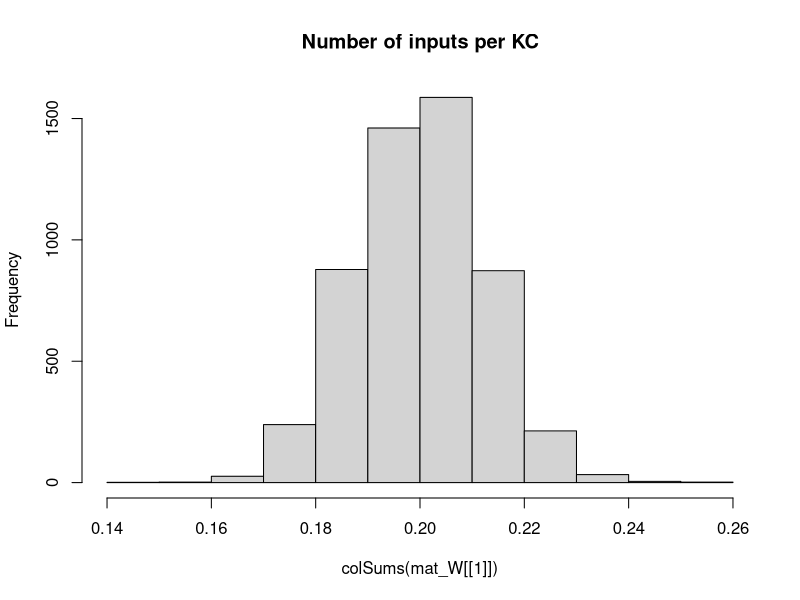

This figure's R source: (Note: this script raises an error after producing the figure.)
## Development Code for Willsaw NN image recognition of zfish larva
## KL 2021
## I will implement a MB random kernel NN as in my Ant Navigation paper 
## This Files Trains the weights of  2 Layer Net : Random Expansion Feature Layer (Random Kernel Trick) -> Perceptron Output neuron 
## The connections in L1 Random Sparse Net are data independent, while L2 wights are trained via +ve larva head template samples to filter patterns that look like larva
## The input images are labeled as Fish and non fish according to the folder they are placed.
# Output is saved as pgm images which are then loaded by tracker software so as to implemend the simple classifier net implemended here 

library("pixmap")
library("yaml")


## Initialiaze the random Weight vector of an L1 (KC) neuron  
init_random_W <- function(m,p){
  # Draw random Number N of Sampled Inputs From Binomial
  n <- rbinom(1,NROW(m),p)
  ## Set N random synapses as inputs to KC
  idx <- sample(1:NROW(m),n)
  
  m[idx] <- 1/NROW(m)
  return (m)
}

## Sigmoid//logistic Transfer Function
N_transfer <- function(activation)
{
  return (1/(1+exp(-activation)))
}


## Derivative Sigmoid/logistic Transfer Function
N_transfer_D <- function(activation)
{
  return (N_transfer(activation)*(1-N_transfer(activation)) )
}

N_activation <- function(X,W,B)
{
  ## If more Than Half input units (based on Avg inputs) is active - then activate KC
  
  #  if ( sum(X) > KC_THRES )
  #    return (1)
  # else
  ## Bias is just another W attached to a fixed Input 1
  return (X%*%W + B)
}

## Copies A Smaller Matrix To the Middle of a larger one - (Pasting Image on larger canvas)
matrix_paste <- function(src,target)
{
  x_offset <- round((ncol(target)- ncol(src))/2 )
  y_offset <- round((nrow(target)- nrow(src))/2 )
  target[ (1+y_offset):(y_offset+nrow(src)),(1+x_offset):(x_offset+ncol(src))] <-src
  return(target)
}


sparse_binarize <- function(X,INPUT_SPARSENESS)
{
  ## Binarize Input Image / Set Sparsensess ##
  pxsparse = 1.0
  thres_bin = mean(X)
  max_iter = 100
  
  while (pxsparse > INPUT_SPARSENESS & max_iter > 0)
  {
    X_bin <-  as.numeric(X > thres_bin)
    pxsparse <- sum(as.numeric(X_bin[X_bin > 0]))/length(X_bin)
    thres_bin = thres_bin + 0.01;
    max_iter = max_iter + 1
  }
  
  
  message("Input Sparseness:",pxsparse)
  
  return(X_bin)
}



### EXPORT MAtrix to YAML for !!opencv-matrix##
matrixToYamlForOpenCV <- function(mat)
{
  ##!!opencv-matrix
  strHeader <- "!!opencv-matrix\n rows: %d\n cols: %d\n dt: f\n data:["
  
  strHeader <- sprintf(strHeader,nrow(mat),ncol(mat))
  strData = ""
  lineWidth = 100#min(100,length(mat))
  ## COMMENTED OUT AS SUDDENLY as.yaml started adding new Lines in data automatically - The following routine does this manually
  # ##Long Strings Need to be broken by New Lines otherwise OPENCV FIle Storage FAils
  # if (length(mat) > lineWidth){
  #   fcon<- tempfile("matrixYaml")
  #   
  #   ## Need to export To TEMP file as string Concat Is too SLOW
  #   for (i in seq(1,length(mat),lineWidth) ){
  #     write(mat[i:min(i+lineWidth-1,length(mat)-1)], file = fcon,ncolumns = 100, append = TRUE, sep = ", ")
  #     ##cat(",",file = fcon, append = TRUE,fill=FALSE)
  #     #strData = paste0(strData, toString(mat[i:min(i+lineWidth,length(mat))],"\n",width=0))
  #   }
  #   ## Join  All Lines Back INto One String - With Newlines and Commas and Intendation
  #   #strData = noquote()
  #   strData = noquote(paste0(
  #                     readLines(con = fcon, n = -1L, ok = TRUE, warn = TRUE, skipNul = FALSE, encoding = "UTF-8"),
  #                            collapse=",\n         ")) ##
  #   #class(strData) <- "verbatim"
  # }else
    strData = toString(mat)
  
  
  strRet=  noquote(paste0(strHeader,strData,"]")) 
  
  
  ##Character vectors that have a class of ‘verbatim’ will not be quoted in the output YAML 
  class(strRet) <- "verbatim"
  ##class(strRet) <- "verbatim"
  #write(strRet,file = fcon)  
  return(noquote(strRet) )
}




## Process 2 Layer Network - Return Last Node Output produced for each input image
## Note : Input Layer Is Simplified - No activation function needed or Bias - Input image intentities are taken as activations
## Target_output is vector of desired output for each output Neuron these I chose to be L2_1=1 (Fish) L2_2=1 (Non Fish)
net_proc_images <- function(input_list,mat_W,Layer_Bias,learningRate = 0.0)  
{
  
  L_X     <- list() ## Output Of Layer k
  L_A     <- list() ## Activation of  Layer k
  L_delta <- list()  ## Delta is the "cost attributable to (the value of) that node". 
  L2_out <- list()
  
  Target_output = c(1,0)  
  fileidx <- 0
  outError = 0 #'Mean Sq Error Of File Batch'
  ## TRAIN /TEST ##
  img_list <- input_list[,1]
  label_list <-cbind.data.frame(F=(input_list[,2]),NF=(input_list[,3]) )##Target output/labels
  
  ## Matrix Of  image Input Vectors  
  mat_X = matrix(0,ncol=nrow(mat_W[[1]]),nrow=length(img_list) )
  
  for (in_img in img_list)
  {
    fileidx= fileidx + 1
    
    imgT <- read.pnm(as.character(in_img) )
    mat_img <- getChannels(imgT)
    X <- as.vector(mat_img)
    ### Add Fixed input 1 - To operate As Adjustable Bias for each input   
    ##X[length(X)] <- 1 # c(as.vector(mat_img),1)
    
    ##message(in_img," Input Dim:", dim(mat_img)[1],"x",dim(mat_img)[2],"=",dim(mat_img)[2]*dim(mat_img)[1])
    
    if (length(X) > n_top_px)
    {
      warning("input sample too big - skipping")
      next
    }
    
    ## If Loaded image is Smaller than INput - Then Resize (paste into) larger Matrix to fit
    if (length(X) < n_top_px)
    {
      ##message("input sample Smaller than Canvas - pasting")
      mat_t <- matrix(0,nrow=img_dim[1],ncol=img_dim[2])
      mat_img <- matrix_paste(mat_img,mat_t)
      ##message("Converted  Dim:", dim(mat_img)[1],"x",dim(mat_img)[2],"=",dim(mat_img)[2]*dim(mat_img)[1])
    }
    
    ##mypic = new("pixmapGrey", size=dim(mat_img),grey = mat_img);plot(mypic)
    ## Convert to Col Vector
    X <- as.vector(mat_img)
    dim(X) <- c(1,length(X)) ## Make into Row Vector
    if (length(X) > n_top_px)
    {
      warning(in_img,"Image Too large. Skipping")
      next
    }
    
    stopifnot(length(mat_X[fileidx,]) ==length(X) ) 
    mat_X[fileidx,] <- X # Save In Vector to MAtrix
    
    
    ##Input Layer Is Simplified - No activation function needed or Bias - Input image intentities are taken as activations
    ##Activation 
    L_A[[1]] <- X
    L_X[[1]] <- N_transfer(X)
    ## Due to R hell with numbers ecoming Factors I need to do this tricl
    mat_Y <- cbind( as.numeric(levels(label_list$F)[as.numeric(label_list$F)]),
                    as.numeric(levels(label_list$F)[as.numeric(label_list$NF)]) )
    
    Target_output <-mat_Y[fileidx,] 
    ### 
    
    ## Forward Propagation ## 
    for (i in 2:(N_Layers+1) )
    {
      L_A[[i]] <- N_activation(L_X[[i-1]], mat_W[[i-1]], Layer_Bias[[i-1]]) ## v_Layer_Bias[i]  
      L_X[[i]] <- N_transfer(L_A[[i]])
    }
    
    outError = outError + sum( ( Target_output - L_X[[i]] ) )
    
    #hist(mat_W[[l-1]],main="before")
    ## Note Indexes L_X and mat/biases are off by one because LX_1 is considerened an input layer, while neural layer is l=2
    ## Back Propagation ##
    for (l in (N_Layers):1 )
    {
      ##On Output Layer
      if (l == (N_Layers))
      {
        ## Element Wise Product (hadamart Product)
        L_delta[[l]] <- ((N_transfer_D(L_X[[l+1]])) * (L_X[[l+1]] - Target_output)) ##*N_transfer_D(L_X[[l]])
      }else{
        #L_delta[[l]] <- L_delta[[l+1]] %*% t(mat_W[[l]])*N_transfer_D(L_X[[l]])
        L_delta[[l]] <-   (L_delta[[l+1]]) %*% t(mat_W[[l+1]]) *N_transfer_D(L_X[[l+1]]) ## %*% t(N_transfer_D(L_X[[l-1]]) )
      }
      
      dE <- t(L_A[[l]]) %*% (L_delta[[l]])  
      dW <- learningRate*dE 
      ##Add average change over batch samples
      mat_W[[l]] <- mat_W[[l]] -  dW ##length(img_list)
      Layer_Bias[[l]] <- Layer_Bias[[l]] - (L_delta[[l]])  
    }
    
    #hist(Layer_Bias[[1]])
    
    #hist(mat_W[[1]],main="After")
    
    #hist( KC_out_act[1,])
    ## Calc Layer 1 output based on Activation Threshold Funciton for Units
    #KC_output <- apply(KC_out_act, 2, N_transfer)
    #dim(KC_output) <-c(1,length(KC_output)) ## Make into Row Vector
    
    ## Learn Positive Samples - Simple Perceptron Learning Rule - Over an augmented input X which is projected To High dim via sparse random matrix in L1##
    ## Take Active L1 outputs And Set L2 Input synapses of Output Neuron to High
    # Continuous output /
    #L2_Neurons_out <<- (as.numeric(( KC_output %*%  W_L2)/N_KC))
    # Weight Gradient -
    #DW <- t(KC_output)%*% (Target_output - L2_Neurons_out)/2
    #W_L2 <<-  W_L2 + learningRate*DW ## Update Weight Vector 
    
    
    ##W_L2[W_L2 < 1] <<- 1 ##Cap To Limit Values - Saturation Of Synapses
    ##W_L2[,outNeuronIdx][W_L2< -1] <<- -1
    
    #stopifnot(ncol(KC_output) == nrow(W_L2))
    ## Calc Output Neuron - Perceptron 
    ## FWD PROP CAlc MSQE - Fwd Propagate Entire Input Matrix 
    ## Forward Propagation ## 
    L1 <- N_transfer(N_activation(mat_X, mat_W[[1]], matrix(rep(Layer_Bias[[1]],nrow(mat_X)),nrow=nrow(mat_X) ))) ## v_Layer_Bias[i]  
    L2 <-  N_transfer(N_activation(L1,mat_W[[2]] , matrix(rep(Layer_Bias[[2]],nrow(mat_X)),nrow=nrow(mat_X) ) )  )
    MSQError =  sum((mat_Y - L2)^2)/nrow(mat_X)
    
    
    L2_out[[fileidx]] <- list(Err=sum((Target_output - L2)),
                              MSERR=MSQError,
                              L2_F=L2[1],
                              L2_NF=L2[2],
                              KC_active = sum(L1[fileidx,][L1[fileidx,]>0.5]),
                              KC_total = length(L1[fileidx,]),
                              # input_sparse= pxsparse,
                              file=in_img
    )
    
    
    
    message("MSQERR:",MSQError,"  ",L_X[[3]][1],"-",L_X[[3]][2]," ERR: ", L2_out[[fileidx]]$Err ," ",in_img)
    
    ##message("Recognition Output for Img ",in_img," is F:",L_X[[3]][1]," non-F:",L_X[[3]][2]," Active KC:",L2_out[[fileidx]]$KC_active/N_KC )
    dim(X) = dim(mat_img)
    
    
    #image(X_bin)
    #title(main = paste(in_img,strRes," R:",L2_Neurons_out[1]-L2_Neurons_out[2]), font.main = 4)
  }
  
  lout <- list(X=mat_X,
               W=mat_W,
               B=Layer_Bias,
               out=data.frame( do.call(rbind,L2_out ) ))
  
  MSQError =  sum((mat_Y - L2)^2)/nrow(mat_X)
  
  return(lout  )
}


img_dim <- c(38,28)
N_Layers <- 2

n_top_px <- img_dim[2]*img_dim[1]
N_KC = n_top_px*5 ## Number of Kenyon Cells (Input layer High Dim Coding)
N_SYN_per_KC <- n_top_px/5 ## Number of pic Features each KC neuron Codes for
KC_THRES <- N_SYN_per_KC*0.25 ## Number of INput that need to be active for KC to fire/Activate
v_Layer_N <- c(n_top_px, N_KC, 2)
Layer_Bias <- list() ## Number of INput that need to be active for Neuron to fire/Activate
INPUT_SPARSENESS = 0.20

mat_W <<- list() # List Of Weight Matrices
## Make Sparse Random Synaptic Weight matrix Selecting Inputs for each KC
for (k in 1:N_Layers)
{
  mat_W[[k]] <- matrix(0,nrow=v_Layer_N[k],ncol=v_Layer_N[k+1])
  ## Init Random
  mat_W[[k]] <- apply(mat_W[[k]],2,init_random_W,N_SYN_per_KC/n_top_px) ##
  Layer_Bias[[k]] <- rep(1,v_Layer_N[k+1]) ## Initialiaze Neural Biases
}

hist(colSums(mat_W[[1]]),main="Number of inputs per KC")



##Layer 2 (Output Perceptron)
L2_Neurons <<- 2
W_L2 <<- mat_W[[2]] #matrix(0,ncol=L2_Neurons,nrow=N_KC)

## Apply Input Image ##
## list training files 
setwd("/home/kostasl/workspace/zebrafishtrack/Rplots")
sPathTrainingSamples="../img/trainset/fish"
sPathTrainingNonSamples="../img/trainset/nonfish/"
sPathTestingSamplesFish="../img/fish/"
sPathTestingSamplesNonFish="../img/nonfish/"

img_list_train_fish =  cbind(files=list.files(path=sPathTrainingSamples,pattern="*pgm",full.names = T),F=1,NF=0) 
img_list_test_fish = cbind(files=list.files(path=sPathTestingSamplesFish,pattern="*pgm",full.names = T),F=1,NF=0)
img_list_train_nonfish =   cbind(files=list.files(path=sPathTrainingNonSamples,pattern="*pgm",full.names = T),F=0,NF=1)
img_list_test_nonfish =  cbind(files=list.files(path=sPathTestingSamplesNonFish,pattern="*pgm",full.names = T),F=0,NF=1)

img_list_all <- rbind.data.frame(img_list_train_fish,img_list_test_fish,img_list_train_nonfish,img_list_test_nonfish,stringsAsFactors = FALSE)
#img_list_test=  list.files(path=sPathTestingSamples,pattern="*pgm",full.names = T) Samples ##

dLearningRate <-0.05
lFitError <- list()
dfitRecord <- data.frame()


#for (i in 1:10)
#{  

dLearningRate =0.03
img_list_suffled <- img_list_all[sample(1:nrow(img_list_all)),]

# TRAIN On Fish 
dnetout <- net_proc_images(img_list_suffled,mat_W,Layer_Bias, dLearningRate)
mat_W = dnetout$W
Layer_Bias = dnetout$B

plot(unlist(dnetout$out$MSERR),main="Mean SQ Err")



fishNet <- list(LW1=mat_W[[1]],
                LW2=mat_W[[2]],
                LB1=Layer_Bias[[1]],
                LB2=Layer_Bias[[2]] 
)


#attr(fishNet$LW1, "tag") <- "!!opencv-matrix" ##Adding tags Also Change The Header to Verbatim, which does not work in OPENCV
attr(fishNet$LW2, "tag") <- "!!opencv-matrix"
attr(fishNet$LB1, "tag") <- "!!opencv-matrix"
attr(fishNet$LB2, "tag") <- "!!opencv-matrix"



#fishNet <- list(LW1=Layer_Bias[[2]]
#)
## EXPORT TO YAML FOR OPENCV - Custom/hacked exporter routine specific to OPENCV
filename <- "fishNet.yml"
con <- file(filename, "w")
message("Exporting to YAML-Wait for it , this may take a while...")
write("%YAML:1.0",con) ##Header Is necessary For OPENCV 
## Indentation Needs to be 3
str_yaml<- noquote(as.yaml(fishNet, handlers=list(matrix=matrixToYamlForOpenCV), line.sep="\n",indent=3,unicode=F))
#  CLEAN UP String FRom Escape Chars
## the Var Type tag !!opencv-matrix needs to be on same line as vairable Name - For OpenCV file store - FIX
str_yaml <- gsub("\n  !!opencv-matrix","!!opencv-matrix",str_yaml,fixed = T)
str_yaml <- gsub("\\n","\n",str_yaml,fixed = T)## Remove Escaped NewLines
str_yaml <- gsub("\"","",str_yaml,fixed = T)#Remove Quates

write(noquote(str_yaml),con,append=TRUE) ##Header Is necessary For OPENCV 
close(con)



#}

#       ##Test 
#   dnetout_tfish <- net_proc_images(img_list_test_fish,0.3, c(1,0))
#   #hist(unlist(dnetout_fish$L2_F),breaks=10,main="Class Fish Responses to F+ samples" )
#   ##L1 threshold set too high - patterns do not propagate
#   stopifnot(sum(unlist(dnetout_tfish$KC_active)) > 1)
#     
#   SqError_FisF <- sum((1 -unlist(dnetout_tfish$L2_F))^2)/nrow(dnetout_tfish)
#   SqError_FisNotNF <- sum((-1 -unlist(dnetout_tfish$L2_NF))^2)/nrow(dnetout_tfish)
#   
#   message("Sq. Error: F+:",SqError_FisF," F-:",SqError_FisNotNF)
#   
#   dnetout_tnotfish <- net_proc_images(img_list_test_nonfish,dLearningRate,c(0,1))
#   ##hist(unlist(dnetout_notfish$L2_NF),breaks=10,main="Class Not Fish Responses to F- samples" )
#   
#   SqError_NFisNotF <- sum((-1 -unlist(dnetout_tnotfish$L2_F))^2)/nrow(dnetout_tnotfish)
#   SqError_NFisNF <- sum((1 -unlist(dnetout_tnotfish$L2_NF))^2)/nrow(dnetout_tnotfish)
#   
#   #message("Sq. Error: F+:",SqError_NFisNotF," F-:",SqError_NFisNF)
# 
#   
#   SqClassError = sum(SqError_FisF,SqError_FisNotNF,SqError_NFisNotF,SqError_NFisNF)   
#   lFitError[[i]] = list(S_error=SqClassError,FishisFish=SqError_FisF,FishNotFish=SqError_FisNotNF,
#                         NotFishIsFish=SqError_NFisNotF,
#                         NotFishIsNotFish=SqError_NFisNF)
#   
#   dfitRecord <<- data.frame( do.call(rbind,lFitError ) )
#   plot(unlist(dfitRecord$S_error),xlim=c(1,100) ,xlab="Fit Error",ylim=c(0,2))
# 
# 
# ## Test Fish
# dnetout_testfish <- net_proc_images(img_list_test_fish,0,c(-1,1))
# ##hist(unlist(dnetout_notfish$L2_NF),breaks=10,main="Class Not Fish Responses to F- samples" )
# dnetout_testnonfish <- net_proc_images(img_list_test_nonfish,0,c(-1,1))
# 
# 
# SqError_NFisNotF <- sum((-1 -unlist(dnetout_testfish$L2_F))^2)/nrow(dnetout_testfish)
# SqError_NFisNF <- sum((1 -unlist(dnetout_testfish$L2_NF))^2)/nrow(dnetout_testfish)
# 
# 
# 
# 
# plot(unlist(dfitRecord$S_error),xlim=c(1,100) ,xlab="Fit Error",ylim=c(00,800))
# 
# plot(unlist(dfitRecord$FishisFish) )
# plot(unlist(dfitRecord$FishNotFish) )
# plot(unlist(dfitRecord$NotFishIsFish) )
# plot(unlist(dfitRecord$NotFishIsNotFish) )
# 
# 
# 
# ## Test Responses ## 
# dnetout_test <- net_proc_images(img_list_test,0.0,c(0,0))
# dnetout_test_nonfish <- net_proc_images(img_list_train_nonfish,0.0,c(-1,1))
# 
# 
# 
# colSums(W_L2)
# 
# l_out_n <- net_proc_images(img_list_train_nonfish,-dLearningRate/5,1)
# colSums(W_L2)
# 
# colSums(W_L2)
# 
# 
#  ## Save KC Matrix As Image (To Be loaded by Tracker)
#  ## Save Trained Weights As Image (To load by Tracker)
#  KC_sparse_pic <- pixmapGrey(mat_W[[1]], nrow=dim(mat_W[[1]])[1],ncol=dim(mat_W[[1]])[2])
#  plot(KC_sparse_pic)
#  write.pnm(KC_sparse_pic,file="L1_W_SparseNet.pgm")
# # 
# # ## Shift Values
#  L_W2 <- (mat_W[[2]])+1.0
#  L_W2 <- apply(L_W2,2,rev)
#  Lout_pic <- pixmapGrey(L_W2, nrow=dim(mat_W[[2]])[1],ncol=dim(mat_W[[2]])[2],cellres=1)
#  plot(Lout_pic)
#  write.pnm(Lout_pic,file="L2_W_SparseNet.pgm")
# 
#  Lout_pic <- pixmapGrey(Layer_Bias[[1]], nrow=dim(Layer_Bias[[1]])[1],ncol=dim(Layer_Bias[[1]])[2],cellres=1)
#  plot(Lout_pic)
#  write.pnm(Lout_pic,file="L1_B_SparseNet.pgm")
#  
#  
#  Lout_pic <- pixmapGrey(Layer_Bias[[2]],  nrow=dim(Layer_Bias[[2]])[1],ncol=dim(Layer_Bias[[2]])[2],cellres=1)
#  plot(Lout_pic)
#  write.pnm(Lout_pic,file="L2_B_SparseNet.pgm")
#  #
#  # 
# # 
# ## Load Matrix And Test
# imgT <- read.pnm(file="L1_W_SparseNet.pgm")
# mat_WL1 <- getChannels(imgT)
# 
# imgT <- read.pnm(file="L2_W_SparseNet.pgm")
# mat_WL2 <- getChannels(imgT)-1.0 ##Reverse Order

# 
# hist(W_L2)
# 
# cc <- getChannels(Lout_pic)
# plot(pic_outL)
